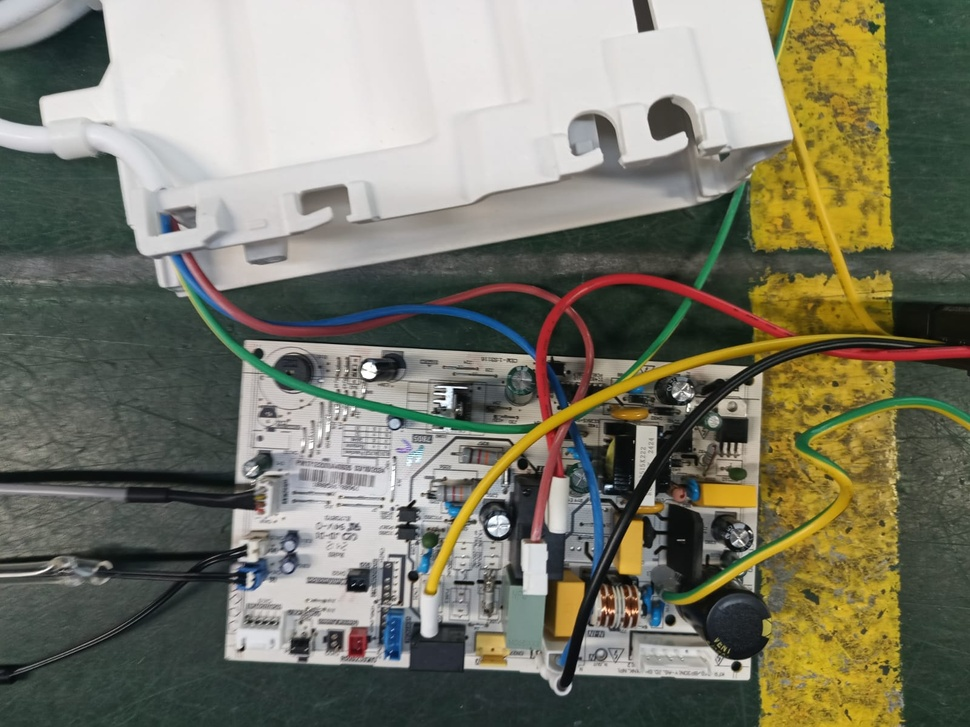
#> input picture imagenes/cable_placa.jpeg, 970 x 727 px, shrunk from 1600 x 1200 before the run
$ python segmentar_cables.py
#> lines starting #> are read from the running program, lines starting #| are printed output that depends on the picture; after the words box and inside, x2 and y2 are one past the last pixel; in counts of white or black regions, pixels touching at a corner belong together
import cv2
import numpy as np

# Cargar la imagen
imagen = cv2.imread('imagenes/cable_placa.jpeg')
#> imagen is the input picture: shape (727, 970, 3); mean B, G, R 105, 121.1, 121.8


# Convertir a espacio de color HSV
hsv = cv2.cvtColor(imagen, cv2.COLOR_BGR2HSV)
#> hsv: shape (727, 970, 3); mean H, S, V 53.3, 59.9, 128.2

# Definir los rangos de colores para cada cable en HSV
# Estos valores pueden necesitar ajustes dependiendo de la iluminación y color
amarillo_bajo = np.array([20, 100, 100])
amarillo_alto = np.array([30, 255, 255])

rojo_bajo = np.array([0, 100, 100])
rojo_alto = np.array([10, 255, 255])

azul_bajo = np.array([100, 150, 0])
azul_alto = np.array([140, 255, 255])

verde_bajo = np.array([40, 50, 50])
verde_alto = np.array([80, 255, 255])

# Crear máscaras para los diferentes colores de cables
amarillo_mask = cv2.inRange(hsv, amarillo_bajo, amarillo_alto)
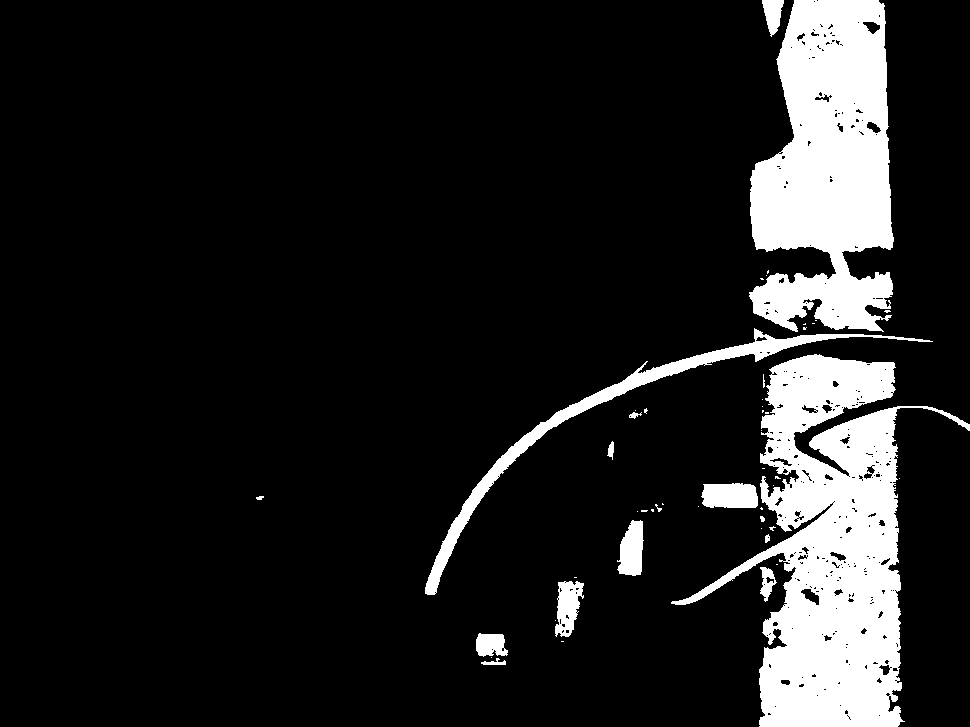
#> amarillo_mask: shape (727, 970); 12.8% white; 49 white regions (32 under 20 px), largest, box (x1, y1, x2, y2) and area: (671, 354, 970, 727) 43869, (749, 0, 894, 332) 34483, (425, 328, 933, 595) 6312
rojo_mask = cv2.inRange(hsv, rojo_bajo, rojo_alto)
#> rojo_mask: shape (727, 970); 0.53% white; 154 white regions (135 under 20 px), largest, box (x1, y1, x2, y2) and area: (560, 306, 594, 403) 568, (463, 284, 548, 297) 428, (824, 348, 897, 361) 420
azul_mask = cv2.inRange(hsv, azul_bajo, azul_alto)
#> azul_mask: shape (727, 970); 0.88% white; 44 white regions (30 under 20 px), largest, box (x1, y1, x2, y2) and area: (271, 304, 535, 357) 2201, (568, 423, 605, 576) 1289, (381, 612, 402, 659) 705
verde_mask = cv2.inRange(hsv, verde_bajo, verde_alto)
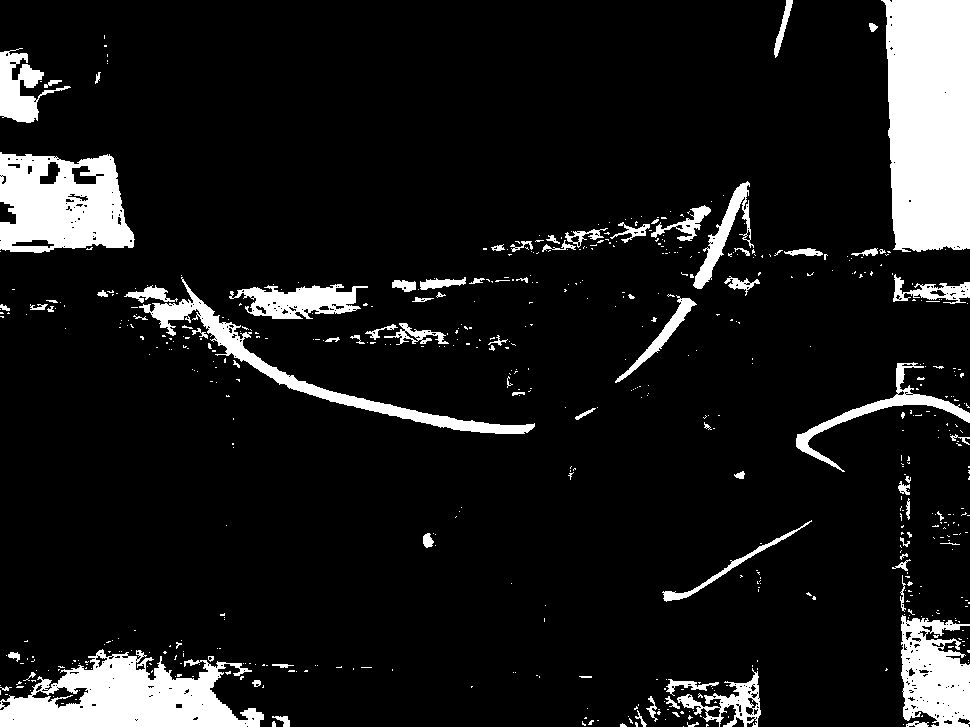
#> verde_mask: shape (727, 970); 10.6% white; 598 white regions (515 under 20 px)

# Encontrar contornos para cada color de cable
def encontrar_contornos(mask, color_nombre):
#> called with color_nombre = 'Cable Amarillo'
    contornos, _ = cv2.findContours(mask, cv2.RETR_TREE, cv2.CHAIN_APPROX_SIMPLE)
#> contornos = 364 contours, 310 with area under 20; largest, box (x1, y1, x2, y2) and area: (671, 354, 970, 727) 44340, (749, 0, 894, 332) 34399, (425, 328, 933, 595) 5744, (701, 483, 758, 508) 1200, (617, 520, 644, 576) 1022
    for contorno in contornos:
        if cv2.contourArea(contorno) > 300:  # Solo considerar contornos grandes
            x, y, w, h = cv2.boundingRect(contorno)
            cv2.rectangle(imagen, (x, y), (x+w, y+h), (255, 255, 255), 2)
            cv2.putText(imagen, color_nombre, (x, y-10), cv2.FONT_HERSHEY_SIMPLEX, 0.9, (255, 255, 255), 2)
#> this loop made 364 passes
#> (x, y, w, h) on passes 4, 8, 30, 41, 56, 278, 293, 364: (476, 633, 32, 24), (555, 581, 29, 56), (617, 520, 27, 56), (701, 483, 57, 25), (671, 354, 299, 373), (425, 328, 508, 267), (749, 0, 145, 332), (762, 0, 22, 37)
#> contorno on passes 2, 3, 5, 7, 14, 20: [[491, 657]], [[561, 641], [563, 641]], [[491, 649], [492, 648], [493, 649], [492, 650]], [[555, 620]], [[575, 612], [576, 611], [577, 612], [576, 613]], [[564, 582], [565, 581], [566, 582], [565, 583]]
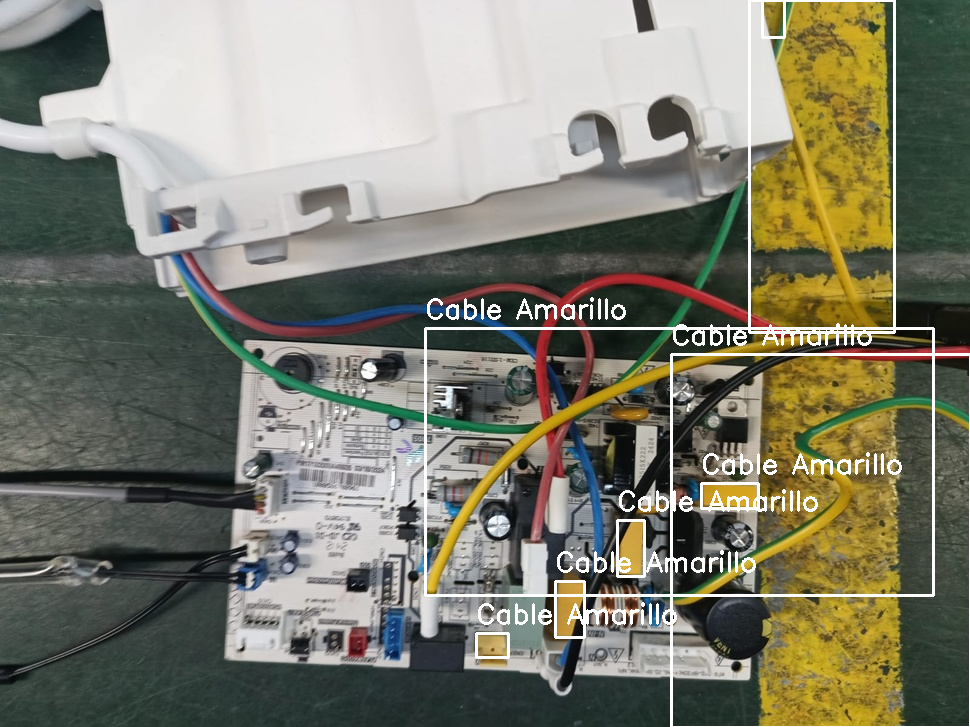
#> imagen: shape (727, 970, 3); 2.83% of pixels changed, all inside (x1, y1, x2, y2) = (424, 0, 970, 727)

# Etiquetar y dibujar los contornos de cada cable
encontrar_contornos(amarillo_mask, 'Cable Amarillo')
encontrar_contornos(rojo_mask, 'Cable Rojo')
#> call 2 of encontrar_contornos, with color_nombre = 'Cable Rojo'
#> in encontrar_contornos (call 2), `contornos, _ = cv2.findContours(mask, cv2.RETR_TREE, cv2.CHAIN_APPROX_..`: contornos = 204 contours, 187 with area under 20; largest, box (x1, y1, x2, y2) and area: (560, 306, 594, 403) 470, (824, 348, 897, 361) 403, (742, 309, 795, 338) 390, (463, 284, 548, 297) 366, (546, 421, 570, 465) 273
#> the loop in encontrar_contornos (call 2), `for contorno in contornos:` made 204 passes
#> (x, y, w, h) on passes 73, 112, 122, 173: (824, 348, 73, 13), (742, 309, 53, 29), (560, 306, 34, 97), (463, 284, 85, 13)
#> contorno on passes 1, 2, 3, 4, 5, 8: [[364, 653]], [[361, 639]], [[353, 638]], [[361, 637]], [[350, 635]], [[353, 630], [354, 629], [355, 630], [354, 631]]
#> after the loop in encontrar_contornos (call 2), `for contorno in contornos:`:
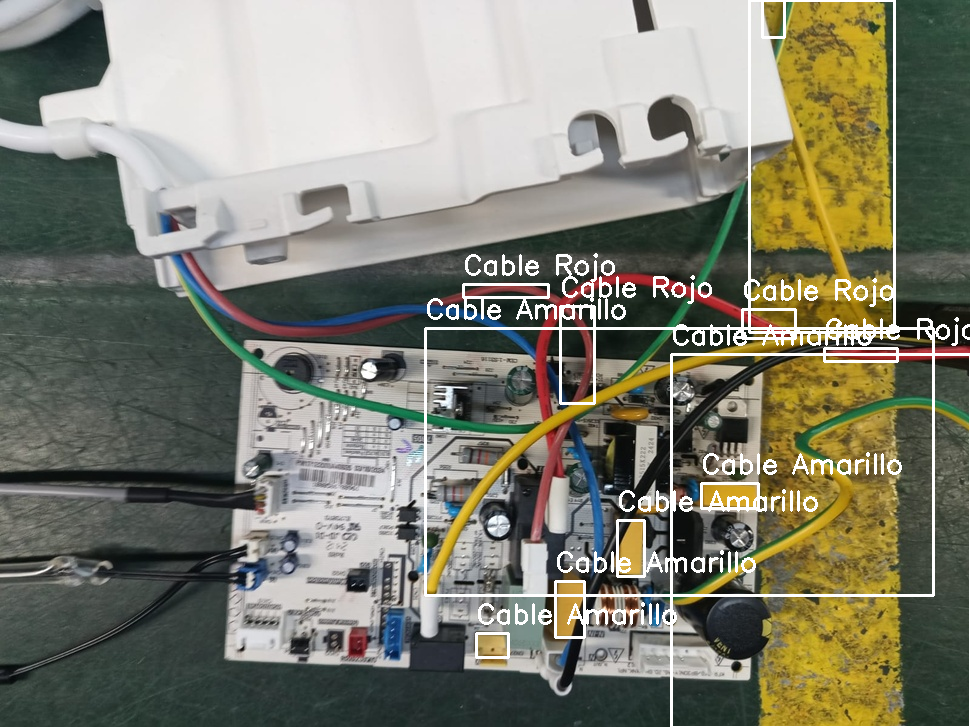
#> imagen: shape (727, 970, 3); 0.87% of pixels changed, all inside (x1, y1, x2, y2) = (462, 253, 970, 405)
encontrar_contornos(azul_mask, 'Cable Azul')
#> call 3 of encontrar_contornos, with color_nombre = 'Cable Azul'
#> in encontrar_contornos (call 3), `contornos, _ = cv2.findContours(mask, cv2.RETR_TREE, cv2.CHAIN_APPROX_..`: contornos = 61 contours, 48 with area under 20; largest, box (x1, y1, x2, y2) and area: (271, 304, 535, 357) 1930, (568, 423, 605, 576) 1124, (381, 612, 402, 659) 664, (642, 585, 665, 626) 340, (174, 255, 224, 313) 288
#> the loop in encontrar_contornos (call 3), `for contorno in contornos:` made 61 passes
#> (x, y, w, h) on passes 7, 19, 48, 58: (381, 612, 21, 47), (642, 585, 23, 41), (568, 423, 37, 153), (271, 304, 264, 53)
#> contorno on passes 1, 2, 3, 5, 6, 13: [[569, 683], [568, 684]], [[576, 660]], [[577, 655]], [[380, 640], [381, 641], [381, 642], [381, 641]], [[148, 613]], [[392, 616], [393, 615], [394, 616], [393, 617]]
#> after the loop in encontrar_contornos (call 3), `for contorno in contornos:`:
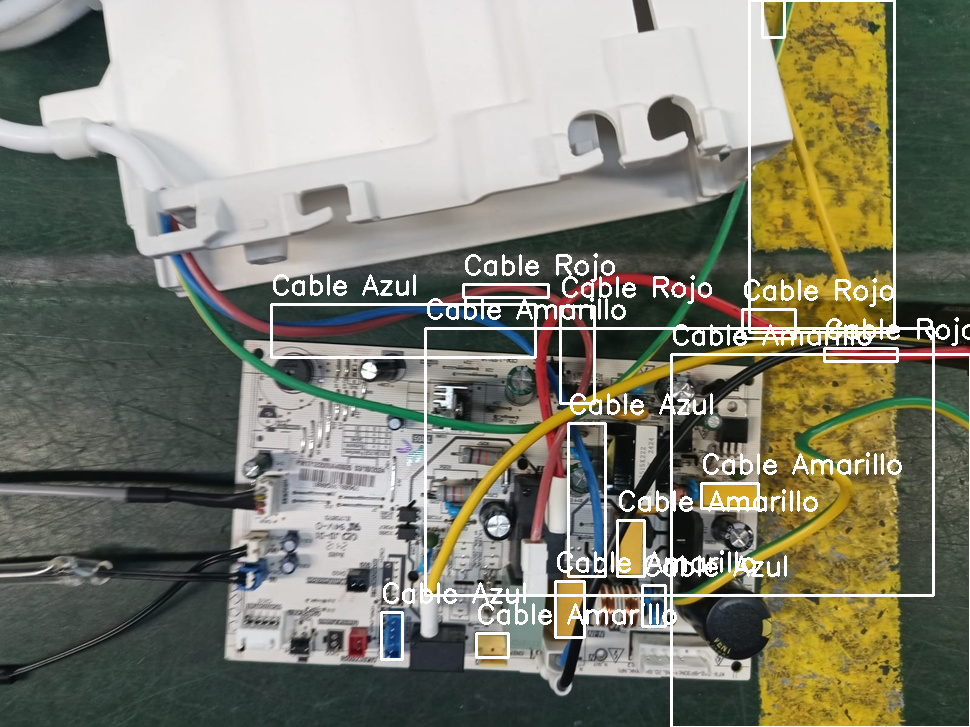
#> imagen: shape (727, 970, 3); 1% of pixels changed, all inside (x1, y1, x2, y2) = (270, 274, 787, 661)
encontrar_contornos(verde_mask, 'Cable Verde')
#> call 4 of encontrar_contornos, with color_nombre = 'Cable Verde'
#> in encontrar_contornos (call 4), `contornos, _ = cv2.findContours(mask, cv2.RETR_TREE, cv2.CHAIN_APPROX_..`: contornos = 949 contours, 843 with area under 20; largest, box (x1, y1, x2, y2) and area: (881, 0, 970, 252) 19760, (0, 649, 264, 727) 12168, (0, 152, 135, 253) 10828, (901, 615, 970, 727) 5652, (139, 277, 535, 434) 4742
#> the loop in encontrar_contornos (call 4), `for contorno in contornos:` made 949 passes
#> (x, y, w, h) on passes 85, 164, 187, 247, 383, 499, 576, 630, 649, 653, 700, 734: (677, 668, 84, 59), (0, 649, 264, 78), (31, 686, 58, 23), (901, 615, 69, 112), (662, 520, 150, 82), (796, 362, 174, 110), (384, 323, 65, 22), (615, 295, 82, 88), (124, 285, 54, 18), (229, 284, 139, 35), (139, 277, 396, 157), (893, 274, 77, 30)
#> contorno on passes 1, 2, 8, 12, 14, 16: [[683, 726]], [[903, 724]], [[906, 725], [907, 724], [908, 725], [907, 726]], [[597, 720], [598, 720]], [[665, 719]], [[585, 717], [584, 718], [586, 718], [586, 717]]
#> after the loop in encontrar_contornos (call 4), `for contorno in contornos:`:
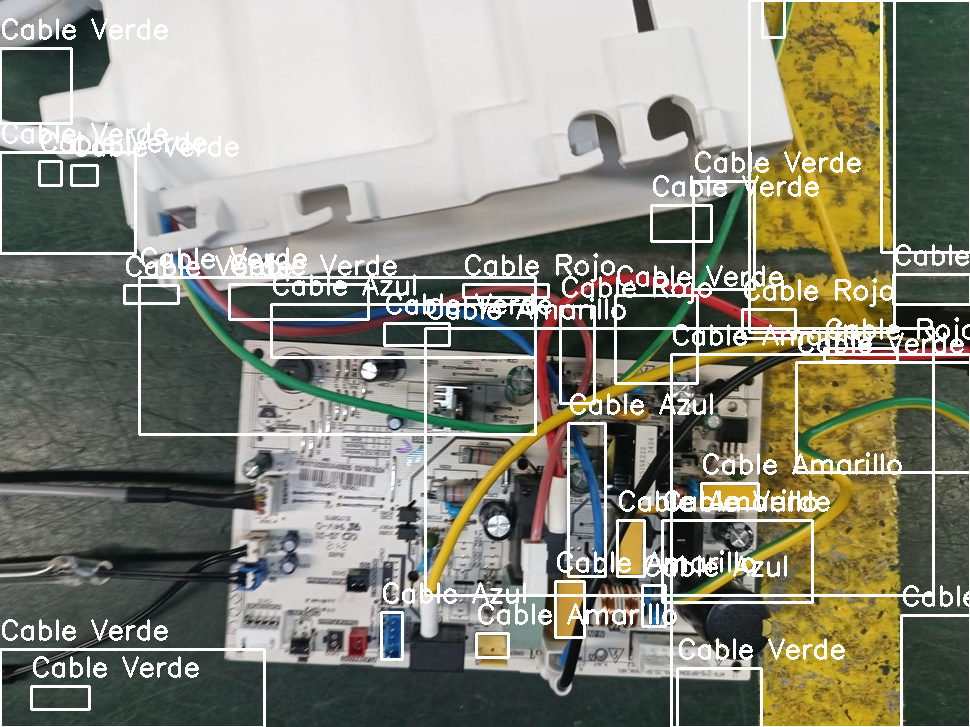
#> imagen: shape (727, 970, 3); 4.8% of pixels changed, all inside (x1, y1, x2, y2) = (0, 0, 970, 727)

# Mostrar la imagen segmentada y etiquetada
cv2.imshow('Cables Etiquetados', imagen)

# Guardar la imagen segmentada
cv2.imwrite('imagen_segmentada_y_etiquetada.jpg', imagen)

cv2.waitKey(0)
cv2.destroyAllWindows()
